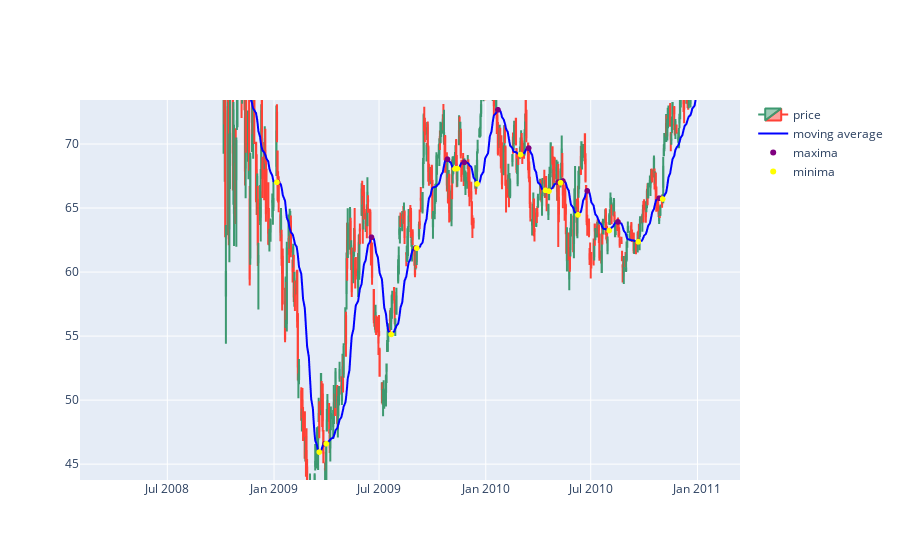

Write notebook code for a chart like this one.
### Code cell
fig = go.Figure()

fig.add_trace(
    go.Candlestick(open=sym_df.open_adj, high=sym_df.high_adj, low=sym_df.low_adj,
                       close=sym_df.close_adj, x=sym_df.date, name='price'),
)

fig.add_trace(
    go.Scattergl(
        x=sym_df.date, y=sym_df.mv_avg, name='moving average', line=dict(color='blue')
    )
)

maxima = sym_df.loc[sym_df.maxima == 1]
minima = sym_df.loc[sym_df.minima == 1]

fig.add_trace(
    go.Scattergl(
        x=maxima.date, y=maxima.mv_avg, name='maxima', mode='markers', marker=dict(color='purple')
    )
)
fig.add_trace(
    go.Scattergl(
        x=minima.date, y=minima.mv_avg, name='minima', mode='markers', marker=dict(color='yellow')
    )
)

fig.update_layout(xaxis_rangeslider_visible=False)
fig
